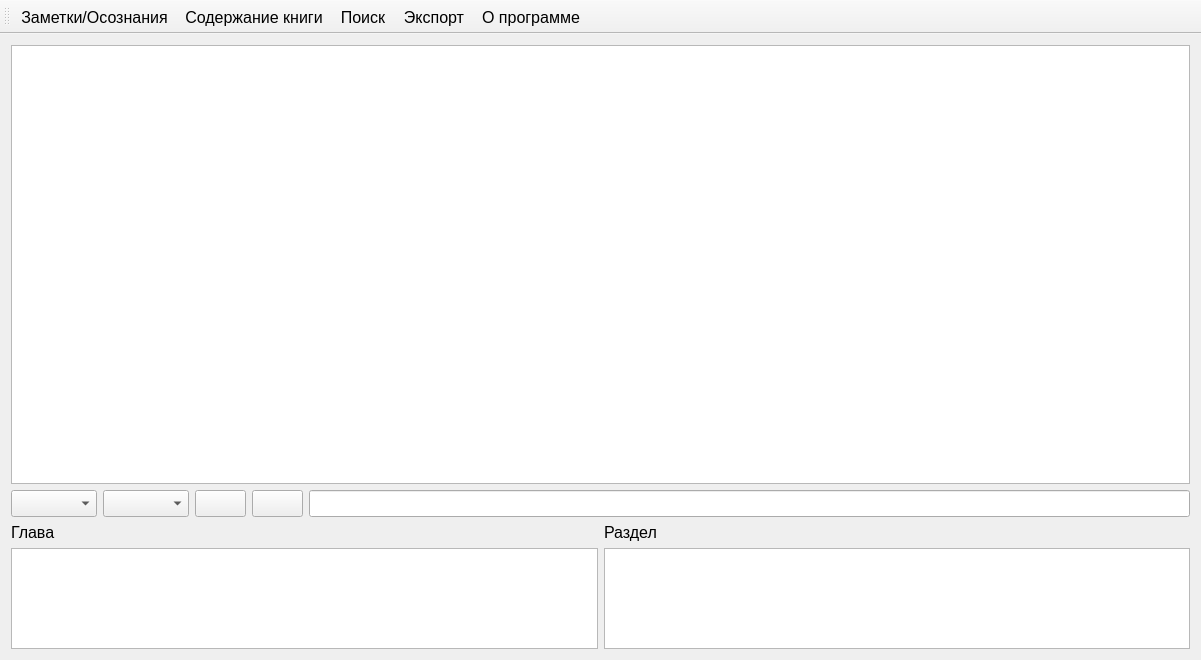
<?xml version="1.0" encoding="UTF-8"?>
<ui version="4.0">
 <class>MainWindow</class>
 <widget class="QMainWindow" name="MainWindow">
  <property name="geometry">
   <rect>
    <x>0</x>
    <y>0</y>
    <width>1201</width>
    <height>660</height>
   </rect>
  </property>
  <property name="font">
   <font>
    <pointsize>12</pointsize>
   </font>
  </property>
  <property name="windowTitle">
   <string>MainWindow</string>
  </property>
  <property name="windowIcon">
   <iconset>
    <normaloff>book.png</normaloff>book.png</iconset>
  </property>
  <widget class="QWidget" name="centralWidget">
   <layout class="QVBoxLayout" name="verticalLayout">
    <item>
     <widget class="QTextBrowser" name="edtText">
      <property name="readOnly">
       <bool>true</bool>
      </property>
      <property name="html">
       <string>&lt;!DOCTYPE HTML PUBLIC &quot;-//W3C//DTD HTML 4.0//EN&quot; &quot;http://www.w3.org/TR/REC-html40/strict.dtd&quot;&gt;
&lt;html&gt;&lt;head&gt;&lt;meta name=&quot;qrichtext&quot; content=&quot;1&quot; /&gt;&lt;style type=&quot;text/css&quot;&gt;
p, li { white-space: pre-wrap; }
&lt;/style&gt;&lt;/head&gt;&lt;body style=&quot; font-family:'MS Shell Dlg 2'; font-size:12pt; font-weight:400; font-style:normal;&quot;&gt;
&lt;p style=&quot;-qt-paragraph-type:empty; margin-top:0px; margin-bottom:0px; margin-left:0px; margin-right:0px; -qt-block-indent:0; text-indent:0px;&quot;&gt;&lt;br /&gt;&lt;/p&gt;&lt;/body&gt;&lt;/html&gt;</string>
      </property>
      <property name="openExternalLinks">
       <bool>true</bool>
      </property>
     </widget>
    </item>
    <item>
     <layout class="QHBoxLayout" name="horizontalLayout">
      <item>
       <widget class="QComboBox" name="cbxList"/>
      </item>
      <item>
       <widget class="QComboBox" name="cbxBooks"/>
      </item>
      <item>
       <widget class="QPushButton" name="btnR">
        <property name="text">
         <string/>
        </property>
        <property name="icon">
         <iconset>
          <normalon>:/images/study.png</normalon>
         </iconset>
        </property>
        <property name="iconSize">
         <size>
          <width>23</width>
          <height>23</height>
         </size>
        </property>
       </widget>
      </item>
      <item>
       <widget class="QPushButton" name="btnFont">
        <property name="text">
         <string/>
        </property>
        <property name="icon">
         <iconset>
          <normalon>:/images/font.png</normalon>
         </iconset>
        </property>
        <property name="iconSize">
         <size>
          <width>23</width>
          <height>23</height>
         </size>
        </property>
       </widget>
      </item>
      <item>
       <widget class="QLineEdit" name="edtPattern">
        <property name="font">
         <font>
          <pointsize>12</pointsize>
         </font>
        </property>
       </widget>
      </item>
     </layout>
    </item>
    <item>
     <layout class="QGridLayout" name="gridLayout">
      <item row="0" column="0">
       <widget class="QLabel" name="label">
        <property name="sizePolicy">
         <sizepolicy hsizetype="Preferred" vsizetype="Minimum">
          <horstretch>0</horstretch>
          <verstretch>0</verstretch>
         </sizepolicy>
        </property>
        <property name="maximumSize">
         <size>
          <width>16777215</width>
          <height>19</height>
         </size>
        </property>
        <property name="text">
         <string>Глава</string>
        </property>
       </widget>
      </item>
      <item row="0" column="1">
       <widget class="QLabel" name="label_2">
        <property name="sizePolicy">
         <sizepolicy hsizetype="Preferred" vsizetype="Minimum">
          <horstretch>0</horstretch>
          <verstretch>0</verstretch>
         </sizepolicy>
        </property>
        <property name="maximumSize">
         <size>
          <width>16777215</width>
          <height>19</height>
         </size>
        </property>
        <property name="text">
         <string>Раздел</string>
        </property>
       </widget>
      </item>
      <item row="1" column="0">
       <widget class="QListWidget" name="lstChapters">
        <property name="maximumSize">
         <size>
          <width>16777215</width>
          <height>101</height>
         </size>
        </property>
        <property name="font">
         <font>
          <pointsize>10</pointsize>
         </font>
        </property>
       </widget>
      </item>
      <item row="1" column="1">
       <widget class="QListWidget" name="lstSections">
        <property name="sizePolicy">
         <sizepolicy hsizetype="Expanding" vsizetype="Fixed">
          <horstretch>0</horstretch>
          <verstretch>0</verstretch>
         </sizepolicy>
        </property>
        <property name="maximumSize">
         <size>
          <width>16777215</width>
          <height>101</height>
         </size>
        </property>
        <property name="font">
         <font>
          <pointsize>10</pointsize>
         </font>
        </property>
       </widget>
      </item>
     </layout>
    </item>
   </layout>
  </widget>
  <widget class="QToolBar" name="toolBar">
   <property name="windowTitle">
    <string>toolBar</string>
   </property>
   <attribute name="toolBarArea">
    <enum>TopToolBarArea</enum>
   </attribute>
   <attribute name="toolBarBreak">
    <bool>false</bool>
   </attribute>
   <addaction name="actionNotes"/>
   <addaction name="actionContent"/>
   <addaction name="actionSearch"/>
   <addaction name="actionExport"/>
   <addaction name="actionInfoDialog"/>
  </widget>
  <action name="actionNotes">
   <property name="icon">
    <iconset resource="../../bin/images.qrc">
     <normaloff>:/images/edit.png</normaloff>:/images/edit.png</iconset>
   </property>
   <property name="text">
    <string>Заметки/Осознания</string>
   </property>
   <property name="shortcut">
    <string>Ctrl+R</string>
   </property>
  </action>
  <action name="actionContent">
   <property name="icon">
    <iconset resource="../../bin/images.qrc">
     <normaloff>:/images/book.png</normaloff>:/images/book.png</iconset>
   </property>
   <property name="text">
    <string>Содержание книги</string>
   </property>
   <property name="shortcut">
    <string>Ctrl+C</string>
   </property>
  </action>
  <action name="actionInfoDialog">
   <property name="icon">
    <iconset resource="../../bin/images.qrc">
     <normaloff>:/images/information.png</normaloff>:/images/information.png</iconset>
   </property>
   <property name="text">
    <string>О программе</string>
   </property>
  </action>
  <action name="actionSearch">
   <property name="icon">
    <iconset resource="../../bin/images.qrc">
     <normaloff>:/images/search.png</normaloff>:/images/search.png</iconset>
   </property>
   <property name="text">
    <string>Поиск</string>
   </property>
   <property name="shortcut">
    <string>Ctrl+S</string>
   </property>
  </action>
  <action name="actionExport">
   <property name="icon">
    <iconset resource="../../bin/images.qrc">
     <normaloff>:/images/export.png</normaloff>:/images/export.png</iconset>
   </property>
   <property name="text">
    <string>Экспорт</string>
   </property>
  </action>
 </widget>
 <layoutdefault spacing="6" margin="11"/>
 <resources>
  <include location="../../bin/images.qrc"/>
 </resources>
 <connections/>
</ui>
